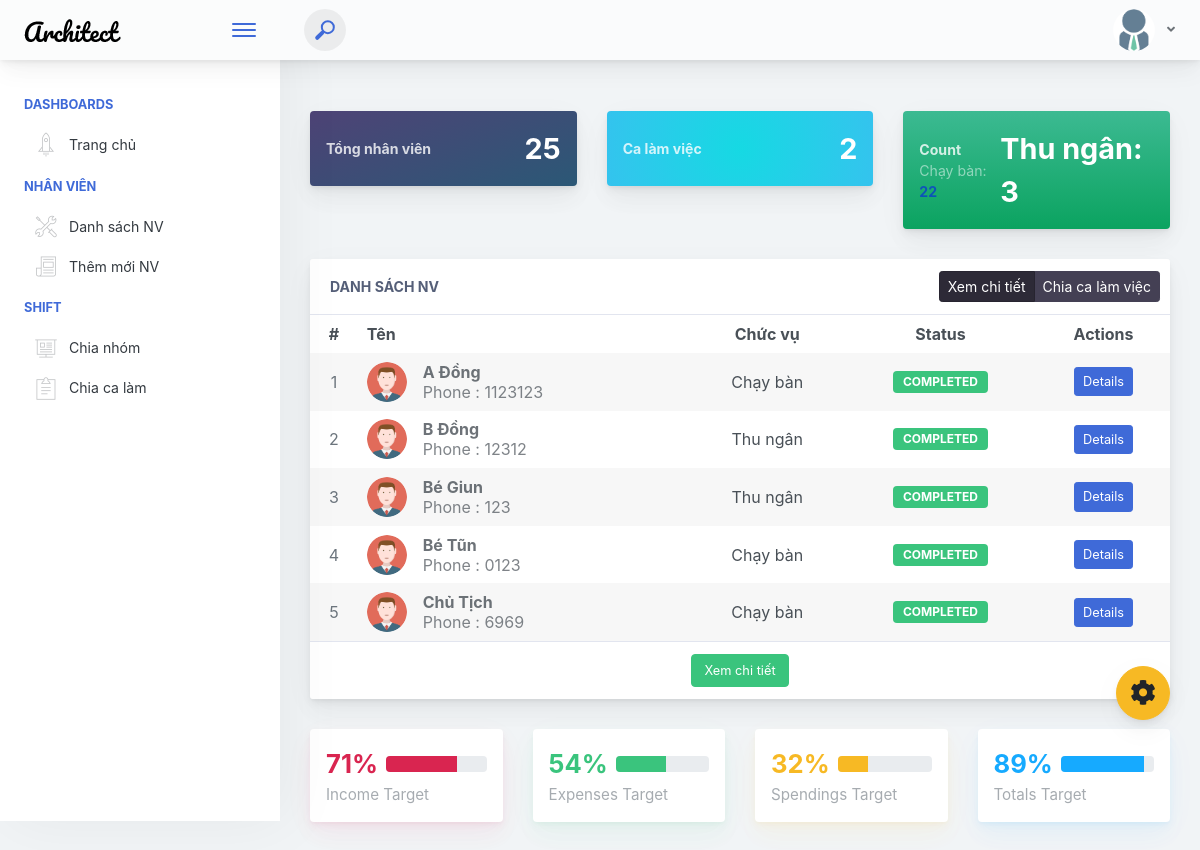
The page / on the database its author committed.
### tables this page shows
CREATE TABLE `nhanvien` (
  `id` int(20) UNSIGNED NOT NULL,
  `ten` varchar(60) DEFAULT NULL,
  `sdt` varchar(60) DEFAULT NULL,
  `chucvu` varchar(50) NOT NULL,
  `calamviec` varchar(20) NOT NULL,
  `ghichu` text NOT NULL,
  `count` varchar(150) NOT NULL
);

### index.php (the view, shortened to what the rows shown need)
<?php
include 'lib/database.php';
?>
<!doctype html>
<html lang="vi">
<?php include 'head.php';?>
<body>
    <div class="app-container app-theme-white body-tabs-shadow fixed-sidebar fixed-header">
                <div class="app-main">
                <div class="app-sidebar sidebar-shadow">
<?php
$filepath = realpath(dirname(__FILE__));
                                            include_once ($filepath.'/classes/nhanvien.php');
                                            $i=1;
                                            $cs = new nhanvien();
?>
                </div>    <div class="app-main__outer">
                    <div class="app-main__inner">
                        <div class="row">
                            <div class="col-md-12">
                                <div class="main-card mb-3 card">
                                    <div class="table-responsive">
                                        <table class="align-middle mb-0 table table-borderless table-striped table-hover">
                                            <thead>
                                            <tr>
                                                <th class="text-center">#</th>
                                                <th>Tên</th>
                                                <th class="text-center">Chức vụ</th>
                                                <th class="text-center">Status</th>
                                                <th class="text-center">Actions</th>
                                            </tr>
                                            </thead>
                                            <tbody>
                                            <?php
                                            $get_nv = $cs->show5_nhanvien();
                                                            if($get_nv){
                                                                while ($result = $get_nv->fetch_assoc())
                                                                {
                                            ?>
                                            <tr>
                                                <td class="text-center text-muted"><?=$i++?></td>
                                                <td>
                                                    <div class="widget-content p-0">
                                                        <div class="widget-content-wrapper">
                                                            <div class="widget-content-left mr-3">
                                                                <div class="widget-content-left">
                                                                    <img width="40" class="rounded-circle" src="assets/images/avatars/images.png" alt="">
                                                                </div>
                                                            </div>
                                                            <div class="widget-content-left flex2">
                                                                <div class="widget-heading"><?=$result['ten']?></div>
                                                                <div class="widget-subheading opacity-7">Phone : <?=$result['sdt']?></div>
                                                            </div>
                                                        </div>
                                                    </div>
                                                </td>
                                                <td class="text-center" title="SĐT : <?=$result['sdt']?>"><?=$result['chucvu']?></td>
                                                <td class="text-center">
                                                    <div class="badge badge-success">Completed</div>
                                                </td>
                                                <td class="text-center">
                                                    <button type="button" id="PopoverCustomT-2" class="btn btn-primary btn-sm">Details</button>
                                                </td>
                                            </tr>
                                            <?php
                                             }
                                            }
                                            else{echo "Lỗi";}
                                            ?>
                                            </tbody>
                                        </table>
                                    </div>
                                </div>
                            </div>
                        </div>
                    </div>
                       </div>
        </div>
    </div>
<script type="text/javascript" src="./assets/scripts/main.js"></script></body>
</html>

### rows shown on the page
nhanvien: ten "A Đồng", sdt "1123123", chucvu "Chạy bàn"
nhanvien: ten "B Đồng", sdt "12312", chucvu "Thu ngân"
nhanvien: ten "Bé Giun", sdt "123", chucvu "Thu ngân"
nhanvien: ten "Bé Tũn", sdt "0123", chucvu "Chạy bàn"
nhanvien: ten "Chủ Tịch", sdt "6969", chucvu "Chạy bàn"

### other values the page prints
$kq['nv'] "25"
$kq1['nvcb'] "22"
$kq2['nvtn'] "3"
